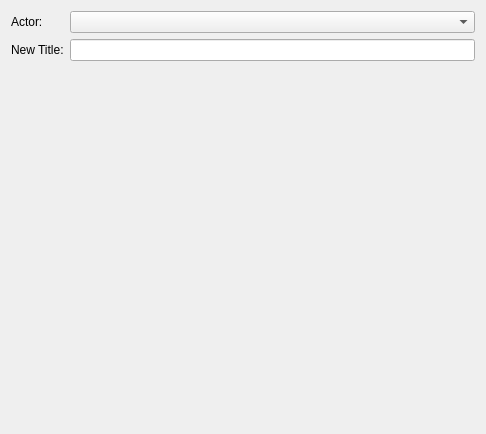
<?xml version="1.0" encoding="UTF-8"?>
<ui version="4.0">
 <class>ChangeActorTitleWidget</class>
 <widget class="QWidget" name="ChangeActorTitleWidget">
  <property name="geometry">
   <rect>
    <x>0</x>
    <y>0</y>
    <width>486</width>
    <height>434</height>
   </rect>
  </property>
  <layout class="QFormLayout" name="formLayout">
   <item row="0" column="0">
    <widget class="QLabel" name="label">
     <property name="text">
      <string>Actor:</string>
     </property>
    </widget>
   </item>
   <item row="0" column="1">
    <widget class="ActorRpgComboBox" name="comboActor_arg0"/>
   </item>
   <item row="1" column="0">
    <widget class="QLabel" name="label_2">
     <property name="text">
      <string>New Title:</string>
     </property>
    </widget>
   </item>
   <item row="1" column="1">
    <widget class="QLineEdit" name="lineTitle_argX"/>
   </item>
  </layout>
 </widget>
 <customwidgets>
  <customwidget>
   <class>ActorRpgComboBox</class>
   <extends>QComboBox</extends>
   <header>ui/common/rpg_combobox.h</header>
  </customwidget>
 </customwidgets>
 <resources/>
 <connections/>
 <slots>
  <slot>helpRequested()</slot>
 </slots>
</ui>
